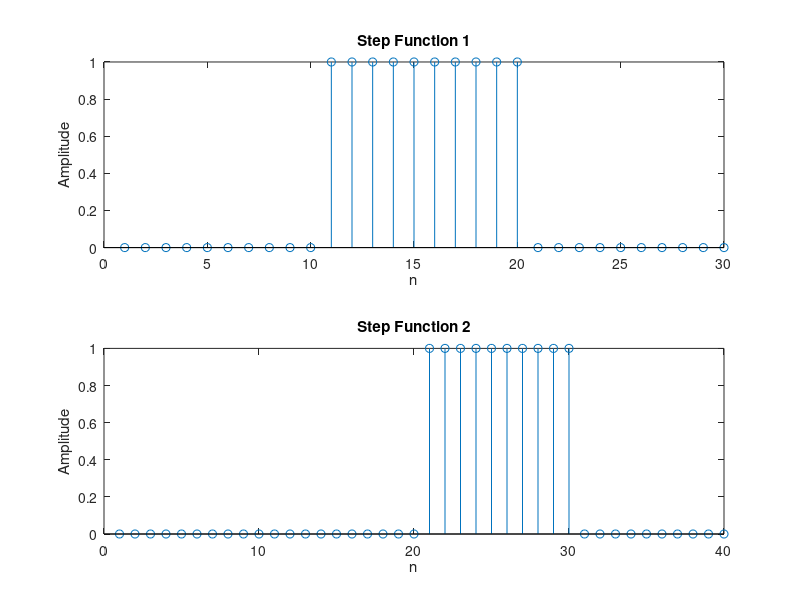

Source code (MATLAB):
% Define the step functions
step1 = [zeros(1,10) ones(1,10) zeros(1,10)];
step2 = [zeros(1,20) ones(1,10) zeros(1,10)];

% Plot the step functions
subplot(2,1,1);
stem(step1);
title('Step Function 1');
xlabel('n');
ylabel('Amplitude');

subplot(2,1,2);
stem(step2);
title('Step Function 2');
xlabel('n');
ylabel('Amplitude');
